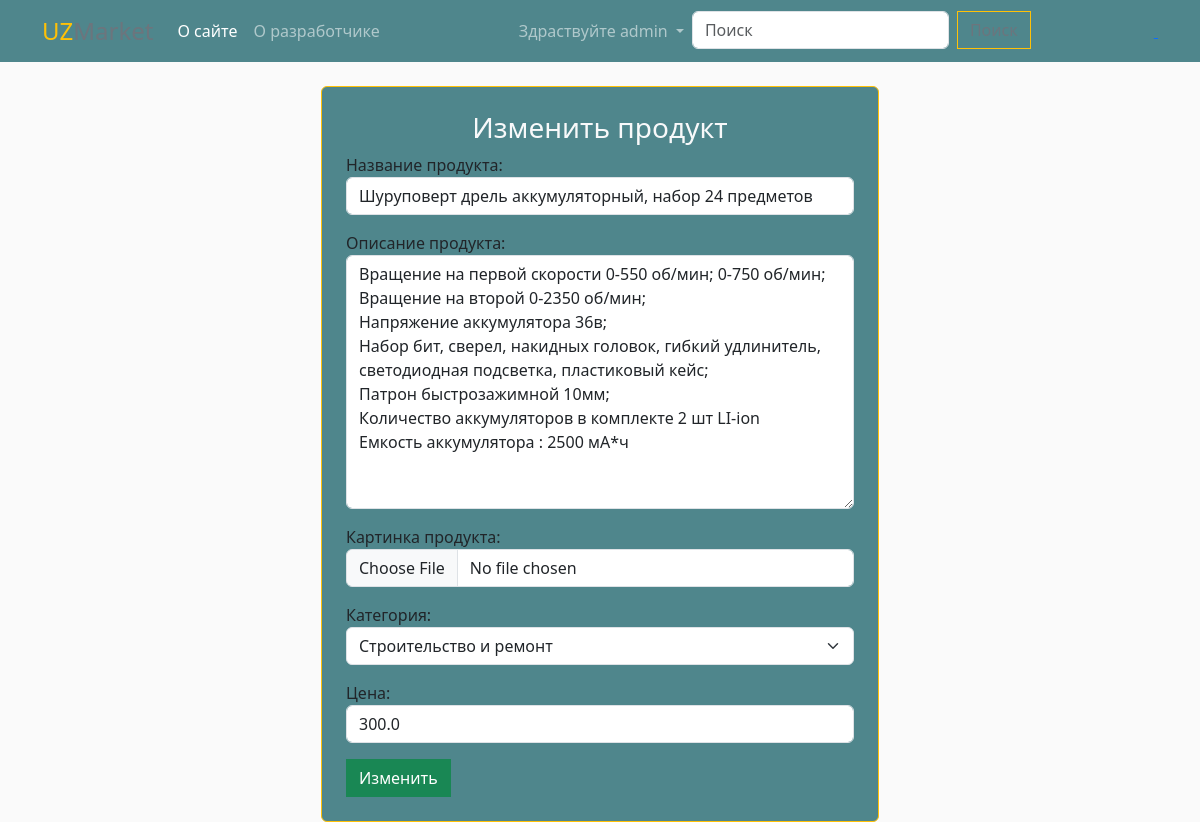
Screenshot of /product/3/update/ (signed in) with the database file from the repository.
### market/models.py (models this page shows, shortened)
class Product(models.Model):
    title = models.CharField(max_length=255, verbose_name='Нaзвание продукта')
    content = models.TextField(verbose_name='Описание продукта')
    photo = models.ImageField(upload_to='photos/', default='Нет фото', verbose_name='Картинка продукта')
    created_at = models.DateTimeField(auto_now_add=True, verbose_name='Дата выполнения')
    updated_at = models.DateTimeField(auto_now=True, verbose_name='Дата изменения')
    price = models.FloatField(verbose_name='Цена')
    category = models.ForeignKey(Category, on_delete=models.CASCADE, verbose_name='Категория')
    author = models.ForeignKey(User, on_delete=models.CASCADE, blank=True, null=True, verbose_name='Владелец')
    quantity = models.IntegerField(default=0,verbose_name='Количчество')
    class Meta:
        verbose_name = 'Продукт'
        verbose_name_plural = 'Продукты'

class Category(models.Model):
    title = models.CharField(max_length=255, verbose_name='Название категории')
    def __str__(self):
        return self.title
    class Meta:
        verbose_name = 'Категория'
        verbose_name_plural = 'Категория'

### market/views.py (the view)
# urls.py: path('product/<int:pk>/update/', ProductUpdate.as_view(), name='update'),
class ProductUpdate(UpdateView):
    model = Product
    form_class = ProductForm
    template_name = 'market/update_product.html'
    extra_context = {
        'title': f'Изменить продукт'
    }

### market/forms.py
class ProductForm(forms.ModelForm):
    class Meta:
        model = Product
        fields = ('title', 'content', 'photo', 'category', 'price')
        widgets = {
            'title': forms.TextInput(attrs={
                'class': 'form-control',
                'placeholder': 'Название продукта'
            }),
            'content': forms.Textarea(attrs={
                'class': 'form-control',
                'placeholder': 'Описание'
            }),
            'photo': forms.FileInput(attrs={
                'class': 'form-control'
            }),
            'category': forms.Select(attrs={
                'class': 'form-select'
            }),
            'price': forms.TextInput(attrs={
                'class': 'form-control',
                'placeholder': 'Цена продукта'
            })
        }

### market/templates/market/update_product.html (shortened to what this page needs)
{% extends 'base.html' %}
{% block main %}
<div class="d-flex justify-content-center mt-4">
    <div class="col-6 card p-4 bg-dark border-warning">
        <h3 class="text-center text-light">{{ title }}</h3>
        {% if request.user == product.author %}
        <form action="{% url 'update' product.pk %}" method="post" enctype="multipart/form-data">
            {{ form.as_p }}
            <button type="submit" class="btn btn-success">
                {% if 'update' in request.path %}
                Изменить
                {% else %}
                Добавить продукт
                {% endif %}
            </button>
        </form>
        {% else %}
        <h3 class="text-light">NOOOOOOOOOOOOO</h3>
        {% endif %}
    </div>
</div>
{% endblock main %}

### templates/base.html (shortened to what this page needs)
{% load static %}
<!doctype html>
<html lang="en">
<head>
    <link href="https://cdn.jsdelivr.net/npm/bootstrap@5.3.1/dist/css/bootstrap.min.css" rel="stylesheet"
>
    <link rel="stylesheet" href="{% static 'market/css/style.css' %}">
    <link rel="stylesheet" href="{% static 'market/css/additional_style.css' %}">
</head>
<body>
<nav class="navbar navbar-expand-lg bg-dark navbar-dark">
    <div class="container">
        <a class="navbar-brand text-warning fs-4" href="{% url 'index' %}">UZ<span
                class="text-secondary fs-4">Market</span></a>
        <div class="collapse navbar-collapse" id="navbarSupportedContent">
            <ul class="navbar-nav me-auto mb-2 mb-lg-0">
                <li class="nav-item">
                    <a class="nav-link active" aria-current="page" href="{% url 'about_site' %}">О сайте</a>
                </li>
                <li class="nav-item">
                    <a class="nav-link" href="{% url 'about_creator'  %}">О разработчике</a>
                </li>
            </ul>
            <ul class="navbar-nav me-auto mb-2 mb-lg-0">
                {% if not request.user.is_authenticated %}
                <li class="nav-item">
                    <a class="nav-link active" aria-current="page" href="{% url 'login' %}">Войти</a>
                </li>
                <li class="nav-item">
                    <a class="nav-link" href="{% url 'register' %}">Зарегистрироваться</a>
                </li>
                {% else %}
                <li class="nav-item dropdown">
                    <a class="nav-link dropdown-toggle" href="#" role="button" data-bs-toggle="dropdown"
                       aria-expanded="false">
                        Здраствуйте {{ user.username }}
                    </a>
                </li>
                {% endif %}
                <li class="nav-item">
                    <form class="d-flex" role="search" method="get" action="{% url 'search' %}">
                        <input name="q" class="form-control me-2" type="search"
                               placeholder="{% if q_name %} {{ q_name }} {% else %}Поиск{% endif %}" aria-label="Поиск">
                        <button class="btn btn-outline-warning text-secondary" type="submit">Поиск</button>
                    </form>
                </li>
            </ul>
            <div class="justify-content-between">
                <a href="{% url 'favorite' %}">
                </a>
            </div>
        </div>
    </div>
</nav>
<div class="container">
    {% block main %}
    {% endblock main %}
</div>
</body>
</html>

### market/static/market/css/style.css (style rules this page uses)
* { text-decorations: none ! important; }
body { background:secondary no-repeat; background-size: cover; }

### market/static/market/css/additional_style.css (style rules this page uses)
body { background-color: hsl(0, 0%, 98%); }
h1,h2,h3,h4,h5,h6 { color:hsl(0, 0%, 30%); }
.bg-dark { background-color: #4f868c!important; }
.btn { border-radius: 0; }

### rows the page displays
Product: title "Шуруповерт дрель аккумуляторный, набор 24 предметов", content "Вращение на первой скорости 0-550 об/мин; 0-750 об/мин; Вращение на второй 0-2350 об/мин; Напряжение аккумулятора 36в; Набор бит, сверел, накидных головок, гибкий удлинитель, светодиодная подсветка, пластиковый кейс; Патрон быстрозажимной 10мм; Количество аккумуляторов в комплекте 2 шт LI-ion Емкость аккумулятора : 2500 мА*ч", category "Строительство и ремонт", price "300.0"

### other values shown
{{ user.username }} "admin"
{{ title }} "Изменить продукт"
